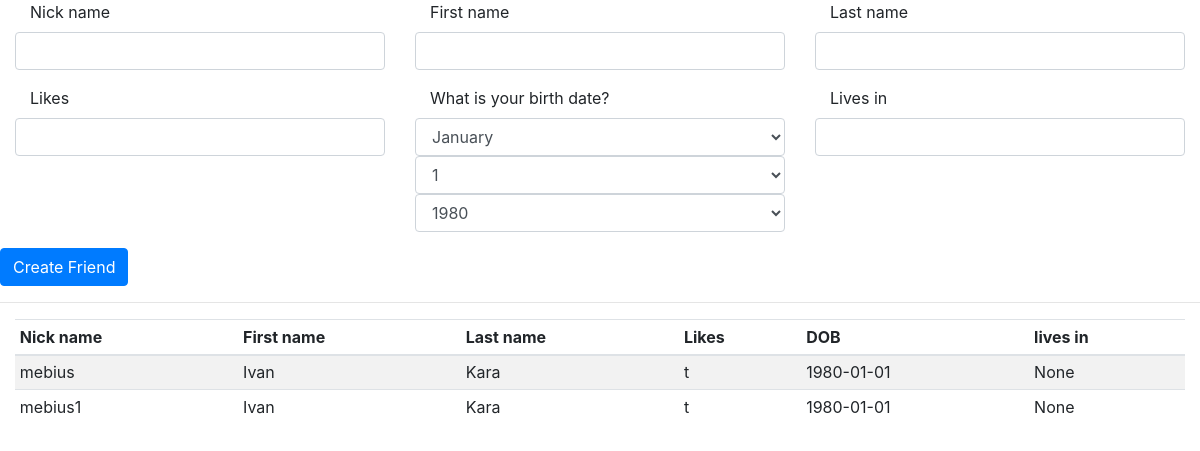
The page / on the database its author committed.
### shop/models.py (models this page shows, shortened)
class Friend(models.Model):
    nick_name = models.CharField(max_length=100, unique =  True)
    first_name = models.CharField(max_length=100)
    last_name = models.CharField(max_length=100)
    likes = models.CharField(max_length = 250)
    dob = models.DateField(auto_now=False, auto_now_add=False)
    lives_in = models.CharField(max_length=150, null = True, blank = True)

### shop/views.py (the view)
# urls.py: path('', indexView),
def indexView(request):
    form = FriendForm()
    friends = Friend.objects.all()
    return render(request, "index.html", {"form": form, "friends": friends})

### shop/forms.py
class FriendForm(forms.ModelForm):
    dob = forms.DateField(
        label='What is your birth date?',
        widget=forms.SelectDateWidget(years=range(1980, datetime.date.today().year-5))
    )
    def __init__(self, *args, **kwargs):
        super(FriendForm, self).__init__(*args, **kwargs)
        for name in self.fields.keys():
            self.fields[name].widget.attrs.update({
                'class': 'form-control',
            })
    class Meta:
        model = Friend
        fields = ("__all__")

### templates/index.html (shortened to what this page needs)
{% extends "base.html" %}
{% block content %}
<div class="container-fluid">
    <form id="friend-form">
        <div class="row">
            {% for field in form %}
            <div class="form-group col-4">
                <label class="col-12">{{ field.label }}</label>
                {{ field }}
            </div>
            {% endfor %}
            <input type="submit" class="btn btn-primary" value="Create Friend" />
        </div>
</div>
<hr />
<div class="container-fluid">
    <table class="table table-striped table-sm" id="my_friends">
        <thead>
            <tr>
                <th>Nick name</th>
                <th>First name</th>
                <th>Last name</th>
                <th>Likes</th>
                <th>DOB</th>
                <th>lives in</th>
            </tr>
        </thead>
        <tbody>
        {% for friend in friends %}
        <tr>
            <td>{{friend.nick_name}}</td>
            <td>{{friend.first_name}}</td>
            <td>{{friend.last_name}}</td>
            <td>{{friend.likes}}</td>
            <td>{{friend.dob | date:"Y-m-d"}}</td>
            <td>{{friend.lives_in}}</td>
        </tr>
        {% endfor %}
        </tbody>
    </table>
</div>
{% endblock content %}

### templates/base.html (shortened to what this page needs)
<!DOCTYPE html>
<html lang="en">
<head>
    <link rel="stylesheet" href="https://maxcdn.bootstrapcdn.com/bootstrap/4.0.0/css/bootstrap.min.css">
</head>
<body>
    {% block content %}
    {% endblock content %}
</body>
</html>

### rows shown on the page
Friend: nick_name "mebius", first_name "Ivan", last_name "Kara", likes "t", dob "1980-01-01", lives_in "None"
Friend: nick_name "mebius1", first_name "Ivan", last_name "Kara", likes "t", dob "1980-01-01", lives_in "None"

### other values the page prints
{{ field.label }} "Nick name" "First name" "Last name" "Likes" "What is your birth date?" "Lives in"
